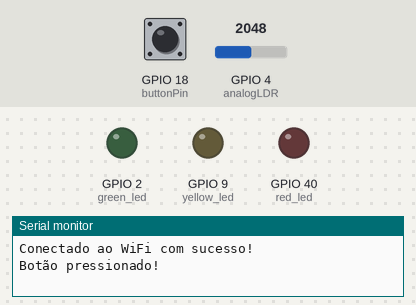
Recording of a sketch running on a simulated ESP32-S3. Parts: output pins drawn as LEDs (lit = HIGH), the last lines printed to the serial monitor. The inputs (shaded band) are chosen by the test bench; at power-on: GPIO 4 (analogLDR) = 2048, GPIO 18 (buttonPin) HIGH. WiFi joins after 1.5 s; servers stay silent unless stated.

Above: at 0.1 s.
At 1.4 s:
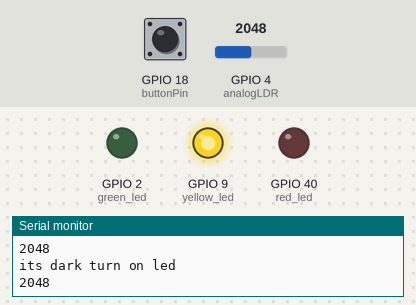
1.5 s: GPIO 4 (analogLDR) set to 652
3.0 s: GPIO 4 (analogLDR) set to 553
At 3.6 s:
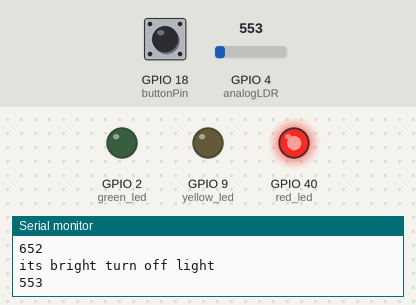
Timing chart, 0 to 6.0 s (numbered marks = the images above; inputs shaded):
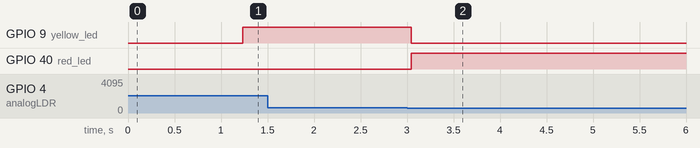

The sketch:

sketch.ino
```cpp
#include <WiFi.h>
#include <HTTPClient.h>

// Definition of leds pins
#define green_led 2  // Pin to control green led
#define red_led 40   // Pin to control red led
#define yellow_led 9 // Pin to control yellow led

// LDR Sensor specs and usage variables
#define analogLDR 4      // Analog pin to read LDR
#define digitalLDR 5     // Digital pin to read LDR

// Global variables for general use purpose
const int buttonPin = 18;         // the number of the pushbutton pin
int buttonState = 0;              // variable for reading the pushbutton status
unsigned long previousMillis = 0; // will store last time LED was updated
int threshold = 600; // defining ilumination limiar, close to a computer screen light ~633

void setup()
{

    // Initial configuration of led pins as OUTPUTS of ESP32
    pinMode(yellow_led, OUTPUT);
    pinMode(green_led, OUTPUT);
    pinMode(red_led, OUTPUT);

    // Initialize the pushbutton pin as an input
    pinMode(buttonPin, INPUT);

    // Turn off all leds
    digitalWrite(yellow_led, LOW);
    digitalWrite(green_led, LOW);
    digitalWrite(red_led, LOW);

    // Setup of degub through Serial interface between ESP32 and PC, with 9600 baud rate
    Serial.begin(9600);

    // Connect to WiFi network with SSID Wokwi-GUEST
    WiFi.begin("Wokwi-GUEST", "");

    while (WiFi.status() == WL_CONNECT_FAILED)
    {
        delay(100);
        Serial.print(".");
    }
    // Considering it came out of the loop above, the ESP32 is now connected to WiFi
    Serial.println("Conectado ao WiFi com sucesso!");

    // Verifies button state
    buttonState = digitalRead(buttonPin);
    if (buttonState == HIGH)
    {
        Serial.println("Botão pressionado!");
    }
    else
    {
        Serial.println("Botão não pressionado!");
    }

    if (WiFi.status() != WL_CONNECT_FAILED)
    { // If ESP32 is connected to WiFi
        HTTPClient http;

        String serverPath = "http://www.google.com.br/"; // HTTP request ENDPOINT

        http.begin(serverPath.c_str());

        int httpResponseCode = http.GET(); // HTTP request result

        if (httpResponseCode > 0)
        {
            Serial.print("HTTP Response code: ");
            Serial.println(httpResponseCode);
            String payload = http.getString();
            Serial.println(payload);
        }
        else
        {
            Serial.print("Error code: ");
            Serial.println(httpResponseCode);
        }
        http.end();
    }

    else
    {
        Serial.println("WiFi Disconnected");
    }
    previousMillis = millis();
}

void loop()
{
    int noLightChanger = 0;
    int LightChanger[3] = {3000, 2000, 5000};
    int LightIndex = 0;
    int ldrstatus = analogRead(analogLDR);

    // the darker it is, the higher the value (according to https://docs.wokwi.com/pt-BR/parts/wokwi-photoresistor-sensor#:~:text=Condi%C3%A7%C3%A3o,8)
    if (ldrstatus >= threshold)
    {
        Serial.println("its dark turn on led");
        Serial.println(ldrstatus);
        if (millis() - previousMillis > 1000 && noLightChanger == 0)
        {
            digitalWrite(yellow_led, HIGH);
            previousMillis = millis();
            noLightChanger = 1;
        }
        else if (millis() - previousMillis > 1000 && noLightChanger == 1)
        {
            digitalWrite(yellow_led, LOW);
            previousMillis = millis();
            noLightChanger = 0;
        }
    }
    else
    {
        Serial.println("its bright turn off light");
        Serial.println(ldrstatus);
        noLightChanger = 0;
        digitalWrite(yellow_led, LOW);

        if (LightIndex == 0)
        {
            digitalWrite(red_led, HIGH);
            delay(LightChanger[LightIndex]);
            digitalWrite(red_led, LOW);
            LightIndex++;
        }
        else if (LightIndex == 1)
        {
            digitalWrite(yellow_led, HIGH);
            delay(LightChanger[LightIndex]);
            digitalWrite(yellow_led, LOW);
            previousMillis = millis();
            LightIndex++;
        }
        else if (LightIndex == 2)
        {
            digitalWrite(green_led, HIGH);
            while (millis() - previousMillis < 5000)
            {

                digitalRead(buttonPin);
                if (buttonState == LOW)
                {
                    delay(1000);
                    LightIndex = 0;
                }

            }
            digitalWrite(green_led, LOW);
            LightIndex = 0;
        }
    }
}
```

Measured:
- the behaviour switches between 600 and 599 on GPIO 4 (analogLDR) (found by bisection; images 1 and 2)
- after the input at 3.0 s, GPIO 9 (yellow_led): HIGH → LOW after 0.05 s; GPIO 40 (red_led): LOW → HIGH after 0.05 s
